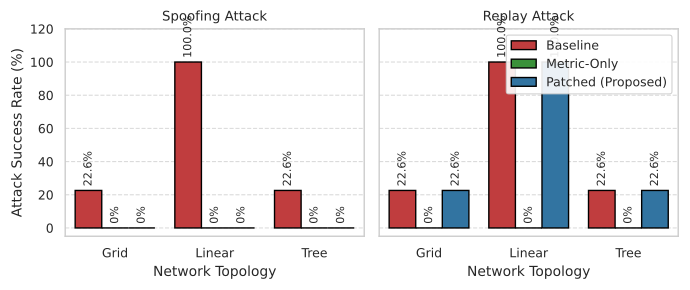

Generate this figure with Python:
import pandas as pd
import matplotlib.pyplot as plt
import seaborn as sns
import os

sns.set_theme(style="whitegrid", context="paper")
plt.rcParams.update({
    "font.family": "serif",
    "font.serif": ["Times New Roman", "Times"],
    "font.size": 10,
    "axes.labelsize": 10,
    "xtick.labelsize": 9,
    "ytick.labelsize": 9,
    "legend.fontsize": 9,
    "pdf.fonttype": 42,
    "ps.fonttype": 42
})

def plot_attack_success():
    csv_path = os.path.join(os.path.dirname(os.path.abspath(__file__)), "../../../phase4_ns3_simulation/results/apr2_3_team_c_metrics.csv")
    if not os.path.exists(csv_path):
        print(f"Error: Data file {csv_path} not found.")
        return

    df = pd.read_csv(csv_path)
    
    # Filter for attack effect
    df_attack = df[(df['metric'] == 'attack_effect_percent') & (df['attack'] != 'none')].copy()
    
    df_attack['topology'] = df_attack['topology'].str.capitalize()
    df_attack['attack'] = df_attack['attack'].str.capitalize()
    
    patch_mapping = {
        'baseline': 'Baseline',
        'metricversion': 'Metric-Only',
        'patched': 'Patched (Proposed)'
    }
    df_attack['patch_version'] = df_attack['patch_version'].map(patch_mapping)

    fig, axes = plt.subplots(1, 2, figsize=(7, 3), sharey=True)
    palette = {"Baseline": "#D62728", "Metric-Only": "#2CA02C", "Patched (Proposed)": "#1F77B4"}

    attacks = ['Spoofing', 'Replay']
    for i, attack in enumerate(attacks):
        ax = axes[i]
        subset = df_attack[df_attack['attack'] == attack]
        sns.barplot(
            data=subset, 
            x='topology', 
            y='value', 
            hue='patch_version',
            palette=palette,
            ax=ax,
            edgecolor='black',
            linewidth=1,
            zorder=3
        )
        ax.set_title(f"{attack} Attack")
        ax.set_xlabel("Network Topology")
        if i == 0:
            ax.set_ylabel("Attack Success Rate (%)")
        else:
            ax.set_ylabel("")
            
        ax.set_ylim(-5, 120)
        ax.grid(True, axis='y', linestyle='--', alpha=0.7, zorder=0)
        
        # Add values on top of bars
        for container in ax.containers:
            labels = [f'{v.get_height():.1f}%' if v.get_height() > 0 else '0%' for v in container]
            ax.bar_label(container, labels=labels, padding=3, size=8, rotation=90)
            
        if i == 1:
            ax.legend(title="", loc='upper right', framealpha=0.9, bbox_to_anchor=(1, 1))
        else:
            if ax.get_legend():
                ax.get_legend().remove()

    plt.tight_layout()
    output_path = os.path.join(os.path.dirname(os.path.abspath(__file__)), "fig3_comparison.pdf")
    plt.savefig(output_path, format="pdf", dpi=300, bbox_inches="tight")
    print(f"Saved {output_path}")
    plt.close()

if __name__ == "__main__":
    plot_attack_success()
